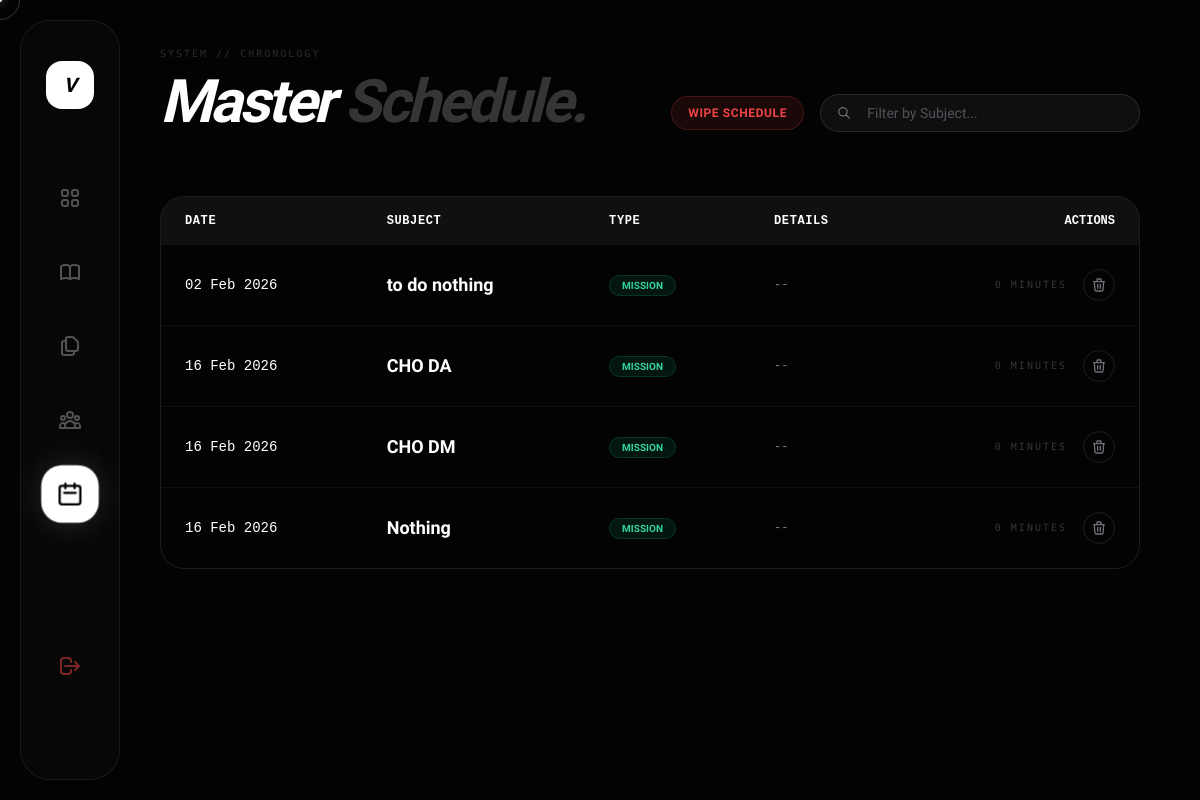
The page /datesheet/ (signed in) on the database its author committed.
### core/models.py (models this page shows, shortened)
class Exam(models.Model):
    user = models.ForeignKey(User, on_delete=models.CASCADE)
    subject = models.CharField(max_length=200)
    date = models.DateTimeField()
    is_datesheet_entry = models.BooleanField(default=False)
    details = models.CharField(max_length=200, blank=True, null=True)

### core/views.py (the view)
# urls.py: path('datesheet/', views.datesheet_hub, name='datesheet_hub'),
@login_required(login_url='signin')
def datesheet_hub(request):
    search_query = request.GET.get('q', '')
    exams = Exam.objects.filter(user=request.user).order_by('date')
    if search_query: exams = exams.filter(subject__icontains=search_query)
    context = {'exams': exams, 'search_query': search_query, 'online_count': Profile.objects.filter(last_seen__gte=timezone.now() - timezone.timedelta(minutes=5)).exclude(user=request.user).count()}
    return render(request, 'datesheet.html', context)

### core/templates/datesheet.html (shortened to what this page needs)
<!DOCTYPE html>
<html lang="en">
<head>
    <script src="https://cdn.tailwindcss.com"></script>
</head>
<body>
    <div id="c-ring"></div><div id="c-dot"></div>
    <div class="bg-mesh"></div>
    <nav class="sidebar">
    <a href="{% url 'home' %}" class="w-12 h-12 bg-white rounded-2xl mb-16 flex items-center justify-center text-black font-black text-xl italic">V</a>
    <a href="{% url 'dashboard' %}" class="nav-item"></a>
    <a href="{% url 'notes_hub' %}" class="nav-item"></a>
    <a href="{% url 'topics_hub' %}" class="nav-item"><svg class="w-6 h-6" fill="none" stroke="currentColor" viewBox="0 0 24 24"><path stroke-linecap="round" stroke-linejoin="round" stroke-width="2" d="M8 7v8a2 2 0 002 2h6M8 7V5a2 2 0 012-2h4.586a1 1 0 01.707.293l4.414 4.414a1 1 0 01.293.707V15a2 2 0 01-2 2h-2M8 7H6a2 2 0 00-2 2v10a2 2 0 002 2h8a2 2 0 002-2v-2"/></svg></a>
    <a href="{% url 'squad_hub' %}" class="nav-item"></a>
    <a href="#" class="nav-item active"><svg class="w-6 h-6" fill="none" stroke="currentColor" viewBox="0 0 24 24"><path stroke-linecap="round" stroke-linejoin="round" stroke-width="2" d="M8 7V3m8 4V3m-9 8h10M5 21h14a2 2 0 002-2V7a2 2 0 00-2-2H5a2 2 0 00-2 2v12a2 2 0 002 2z"/></svg></a>
<div class="mt-auto mb-6">
        <a href="{% url 'signout' %}" class="nav-item group" title="Disconnect">
            <svg class="w-6 h-6 text-red-500/50 group-hover:text-red-500 transition-colors" fill="none" stroke="currentColor" viewBox="0 0 24 24"><path stroke-linecap="round" stroke-linejoin="round" stroke-width="2" d="M17 16l4-4m0 0l-4-4m4 4H7m6 4v1a3 3 0 01-3 3H6a3 3 0 01-3-3V7a3 3 0 013-3h4a3 3 0 013 3v1"/></svg>
        </a>
    </div>
</nav>
    <main class="main-container">
        <header class="flex justify-between items-end mb-16">
            <div>
                <span class="mono-tag opacity-40">System // Chronology</span>
                <h1 class="text-6xl font-black italic tracking-tighter mt-2">Master <span class="text-white/20">Schedule.</span></h1>
            </div>
            <div class="flex items-center gap-4">
                {% if exams %}
                <form action="{% url 'clear_datesheet' %}" method="post" onsubmit="return confirm('WARNING: This will delete ALL exams from your schedule. Proceed?');">
                    <button type="submit" class="bg-red-500/10 border border-red-500/20 text-red-500 px-4 py-2 rounded-full text-xs font-bold uppercase tracking-wider hover:bg-red-500 hover:text-white transition-colors">
                        Wipe Schedule
                    </button>
                </form>
                {% endif %}
                <form method="get" class="flex items-center gap-4 bg-white/5 border border-white/10 rounded-full px-4 py-2 w-80 focus-within:bg-white/10 transition-colors">
                    <svg class="w-4 h-4 text-zinc-500" fill="none" stroke="currentColor" viewBox="0 0 24 24"><path stroke-linecap="round" stroke-linejoin="round" stroke-width="2" d="M21 21l-6-6m2-5a7 7 0 11-14 0 7 7 0 0114 0z"/></svg>
                    <input type="text" name="q" value="{{ search_query }}" placeholder="Filter by Subject..." class="bg-transparent text-sm w-full focus:outline-none placeholder-zinc-600">
                </form>
            </div>
        </header>
        {% if exams %}
            <div class="overflow-x-auto rounded-3xl border border-white/10">
                <table class="w-full text-left text-sm text-zinc-400">
                    <thead class="bg-white/5 uppercase font-mono text-xs text-white">
                        <tr>
                            <th scope="col" class="px-6 py-4 font-bold tracking-wider">Date</th>
                            <th scope="col" class="px-6 py-4 font-bold tracking-wider">Subject</th>
                            <th scope="col" class="px-6 py-4 font-bold tracking-wider">Type</th>
                            <th scope="col" class="px-6 py-4 font-bold tracking-wider">Details</th>
                            <th scope="col" class="px-6 py-4 text-right">Actions</th>
                        </tr>
                    </thead>
                    <tbody class="divide-y divide-white/5">
                        {% for exam in exams %}
                        <tr class="hover:bg-white/5 transition-colors group">
                            <td class="px-6 py-6 font-mono text-white whitespace-nowrap">
                                {{ exam.date|date:"d M Y" }}
                            </td>
                            <td class="px-6 py-6 font-bold text-lg text-white">
                                {{ exam.subject }}
                            </td>
                            <td class="px-6 py-6">
                                {% if exam.is_datesheet_entry %}
                                    <span class="px-3 py-1 bg-purple-500/10 text-purple-400 rounded-full text-[10px] font-bold border border-purple-500/20">UNIVERSITY</span>
                                {% else %}
                                    <span class="px-3 py-1 bg-emerald-500/10 text-emerald-400 rounded-full text-[10px] font-bold border border-emerald-500/20">MISSION</span>
                                {% endif %}
                            </td>
                            <td class="px-6 py-6 font-mono text-xs text-white/50">
                                {{ exam.details|default:"--" }}
                            </td>
                            <td class="px-6 py-6 text-right flex justify-end items-center gap-4">
                                <span class="mono-tag opacity-50">{{ exam.date|timeuntil }}</span>
                                <a href="{% url 'delete_exam' exam.id %}"
                                   class="w-8 h-8 rounded-full border border-white/10 flex items-center justify-center text-zinc-500 hover:bg-red-500 hover:border-red-500 hover:text-white transition-all"
                                   onclick="return confirm('Remove this exam?');">
                                    <svg class="w-4 h-4" fill="none" stroke="currentColor" viewBox="0 0 24 24"><path stroke-linecap="round" stroke-linejoin="round" stroke-width="2" d="M19 7l-.867 12.142A2 2 0 0116.138 21H7.862a2 2 0 01-1.995-1.858L5 7m5 4v6m4-6v6m1-10V4a1 1 0 00-1-1h-4a1 1 0 00-1 1v3M4 7h16"/></svg>
                                </a>
                            </td>
                        </tr>
                        {% endfor %}
                    </tbody>
                </table>
            </div>
        {% else %}
            <div class="flex flex-col items-center justify-center h-[50vh] text-center opacity-50">
                <h2 class="text-2xl font-bold">Timeline Clear</h2>
                <p class="mono-tag mt-2">Upload a datesheet or create missions to populate.</p>
            </div>
        {% endif %}
    </main>
</body>
</html>

### core/templates/datesheet.html (style rules this page uses)
:root { --bg: #030303; --zinc-900: #09090b; --border: rgba(255, 255, 255, 0.08); }
html, body { height: 100%; margin: 0; background-color: var(--bg); color: #fff; font-family: 'Geist', sans-serif; overflow: hidden; cursor: none; }
.bg-mesh { position: fixed; inset: 0; background-image: linear-gradient(rgba(255,255,255,0.02) 1px, transparent 1px), linear-gradient(90deg, rgba(255,255,255,0.02) 1px, transparent 1px); background-size: 60px 60px; mask-image: radial-gradient(circle at center, black, transparent 90%); z-index: -1; }
.sidebar { width: 100px; height: calc(100vh - 40px); position: fixed; top: 20px; left: 20px; background: rgba(255, 255, 255, 0.02); border: 1px solid var(--border); border-radius: 30px; backdrop-filter: blur(20px); display: flex; flex-direction: column; align-items: center; padding: 40px 0; z-index: 100; }
.nav-item { width: 50px; height: 50px; display: flex; align-items: center; justify-content: center; border-radius: 18px; margin-bottom: 24px; transition: all 0.4s cubic-bezier(0.19, 1, 0.22, 1); color: rgba(255,255,255,0.3); }
.nav-item:hover, .nav-item.active { background: white; color: black; box-shadow: 0 0 30px rgba(255,255,255,0.15); transform: scale(1.15); }
.main-container { margin-left: 140px; height: 100vh; overflow-y: auto; padding: 40px 60px 100px 20px; }
.mono-tag { font-family: 'Geist Mono'; font-size: 10px; text-transform: uppercase; letter-spacing: 0.2em; color: rgba(255,255,255,0.4); }
#c-ring, #c-dot { pointer-events: none; position: fixed; border-radius: 50%; z-index: 1000; transform: translate(-50%, -50%); }
#c-ring { width: 40px; height: 40px; border: 1px solid rgba(255,255,255,0.2); transition: 0.1s; }

### rows shown on the page
Exam: date "02 Feb 2026", subject "to do nothing", is_datesheet_entry "MISSION", details "--", date "0 MINUTES"
Exam: date "16 Feb 2026", subject "CHO DA", is_datesheet_entry "MISSION", details "--", date "0 MINUTES"
Exam: date "16 Feb 2026", subject "CHO DM", is_datesheet_entry "MISSION", details "--", date "0 MINUTES"
Exam: date "16 Feb 2026", subject "Nothing", is_datesheet_entry "MISSION", details "--", date "0 MINUTES"
